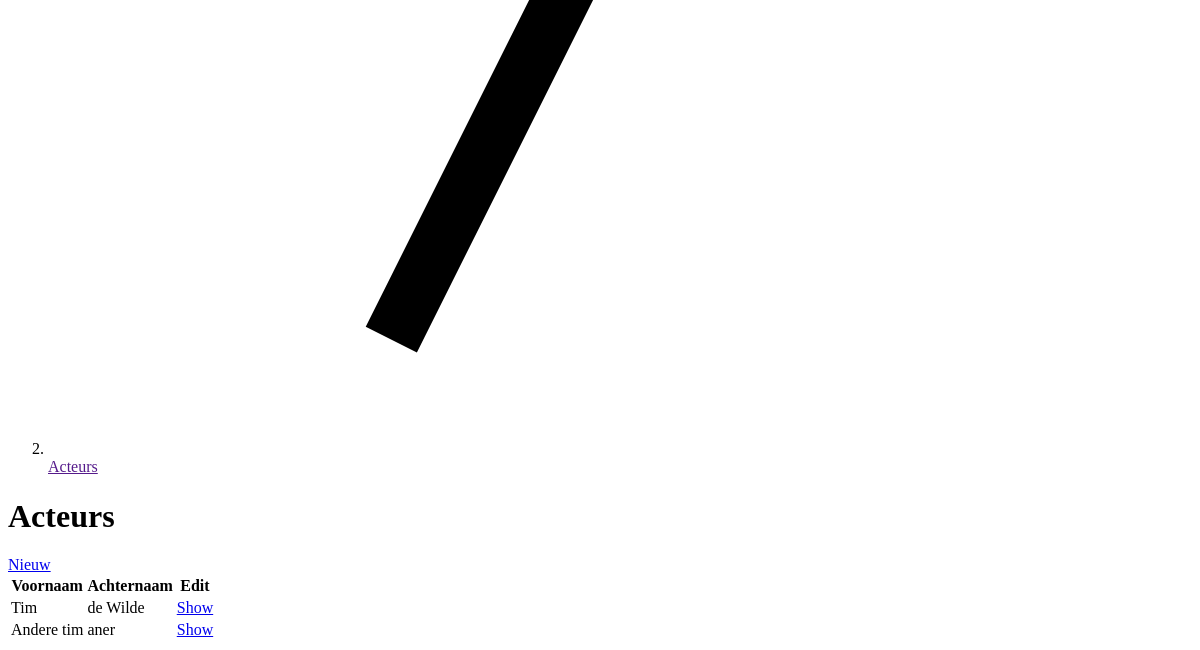
The page /actors (signed in, lower part) on the database as committed earlier.
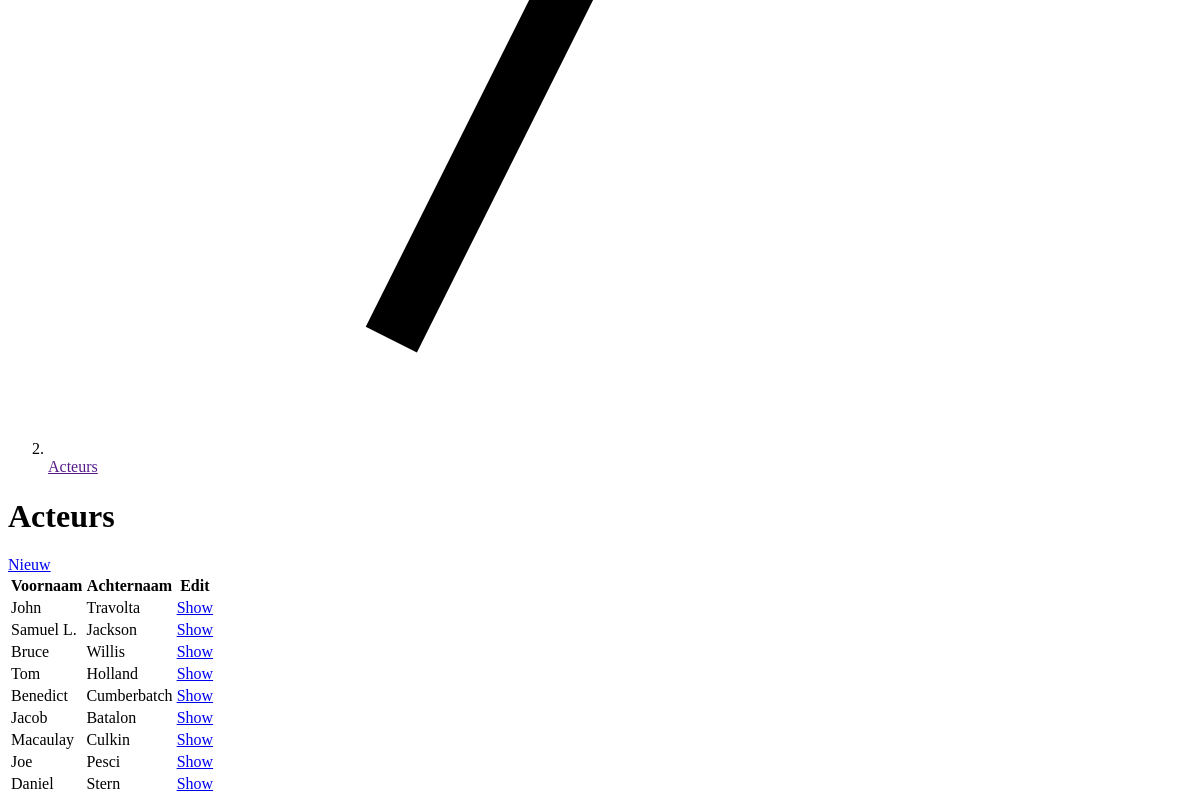
The same page on the database as committed later.
### src/models.py (models this page shows, shortened)
class Actor(db.Model):
    __tablename__ = 'actors'
    id = db.Column(db.Integer, primary_key=True)
    first_name = db.Column(db.String(64), nullable=False)
    last_name = db.Column(db.String(64), nullable=False)

### src/routes/web.py (the view)
@app.route('/actors')
@login_required
def index_actors():
    return render_template('actors/index.html', actors=ActorApi.index())

### src/api/ActorApi.py (called while the page is built)
    @staticmethod
    def index():
        return Actor.query.all()

### src/models.py (called while the page is built)
@login_manager.user_loader
def load_user(user_id):
    return User.query.get(user_id)

### src/templates/actors/index.html (shortened to what this page needs)
{% extends 'layouts/dashboard.html' %}
{% import 'macros/app.html' as macro %}
{% block heading %}
    {{ macro.breadcrumbs([{'title': 'Acteurs'}]) }}
{% endblock %}
{% block content %}
    <div class="space-y-4 md:space-y-6">
        <div class="sm:flex justify-between">
            <h1 class="text-3xl font-bold leading-tight text-gray-900">
                Acteurs
            </h1>
            <a href="{{ url_for('create_actor') }}" class="inline-flex items-center px-4 py-2 border border-gray-300 shadow-sm text-base font-medium rounded-md text-gray-700 bg-white hover:bg-gray-50 focus:outline-none focus:ring-2 focus:ring-offset-2 focus:ring-teal-500">
                Nieuw
            </a>
        </div>
        <div class="bg-white rounded-md shadow-sm overflow-hidden">
            <div class="flex flex-col">
                <div class="-my-2 -mx-4 overflow-x-auto sm:-mx-6 lg:-mx-8">
                    <div class="inline-block min-w-full py-2 align-middle md:px-6 lg:px-8">
                        <div class="overflow-hidden shadow ring-1 ring-black ring-opacity-5 md:rounded-lg">
                            <table class="min-w-full divide-y divide-gray-300">
                                <thead class="bg-teal-600">
                                <tr>
                                    <th scope="col"
                                        class="py-3 pl-4 pr-3 text-left text-xs font-medium uppercase tracking-wide text-white sm:pl-6">
                                        Voornaam
                                    </th>
                                    <th scope="col"
                                        class="px-3 py-3 text-left text-xs font-medium uppercase tracking-wide text-white">
                                        Achternaam
                                    </th>
                                    <th scope="col" class="relative py-3 pl-3 pr-4 sm:pr-6">
                                        <span class="sr-only">Edit</span>
                                    </th>
                                </tr>
                                </thead>
                                <tbody class="divide-y divide-gray-200 bg-white">
                                    {% for actor in actors %}
                                        <tr>
                                            <td class="whitespace-nowrap py-4 pl-4 pr-3 text-sm font-medium text-gray-900 sm:pl-6">
                                                {{ actor.first_name }}
                                            </td>
                                            <td class="whitespace-nowrap px-3 py-4 text-sm text-gray-500">
                                                {{ actor.last_name }}
                                            </td>
                                            <td class="relative whitespace-nowrap py-4 pl-3 pr-4 text-right text-sm font-medium sm:pr-6">
                                                <a href="{{ url_for('show_actor', actor_id=actor.id) }}"
                                                   class="text-teal-600 hover:text-teal-900">
                                                    Show
                                                </a>
                                            </td>
                                        </tr>
                                    {% endfor %}
                                </tbody>
                            </table>
                        </div>
                    </div>
                </div>
            </div>
        </div>
    </div>
{% endblock %}

### src/templates/layouts/dashboard.html (shortened to what this page needs)
{% extends 'layouts/base.html' %}
{% block main %}
    <div class="min-h-full" x-data="{ profile_open: false, mobile_open: false }">
        <header class="bg-white shadow-sm">
            <div class="max-w-7xl mx-auto px-4 sm:px-6 lg:px-8">
                {% block heading %}
                {% endblock %}
            </div>
        </header>
        <main>
            <div class="max-w-7xl mx-auto sm:px-6 lg:px-8 pt-10">
                {% block content %}
                {% endblock %}
            </div>
        </main>
    </div>
{% endblock %}

### src/templates/macros/app.html (shortened to what this page needs)
{% macro breadcrumbs(crumbs) %}
    <nav class="flex py-4" aria-label="Breadcrumb">
        <ol role="list" class="flex items-center space-x-4">
            {% for crumb in crumbs %}
                <li>
                    <div class="flex items-center">
                        <svg class="flex-shrink-0 h-5 w-5 text-gray-300" xmlns="http://www.w3.org/2000/svg"
                             fill="currentColor" viewBox="0 0 20 20" aria-hidden="true">
                            <path d="M5.555 17.776l8-16 .894.448-8 16-.894-.448z"/>
                        </svg>
                        <a href="{{ crumb.link }}" class="ml-4 text-sm font-medium text-gray-500 hover:text-gray-700">{{ crumb.title }}</a>
                    </div>
                </li>
            {% endfor %}
        </ol>
    </nav>
{% endmacro %}

### src/templates/layouts/base.html (shortened to what this page needs)
<!doctype html>
<html lang="nl">
<head>
    <link rel="stylesheet" href="{{ url_for('static', filename='css/main.css') }}"/>
</head>
<body class="bg-gray-50">
{% block main %}
{% endblock %}
</body>
</html>

Rows that differ between the two databases and show on the page:
removed Actor: first_name "Tim", last_name "de Wilde"
removed Actor: first_name "Andere tim", last_name "aner"
added Actor: first_name "John", last_name "Travolta"
added Actor: first_name "Samuel L.", last_name "Jackson"
added Actor: first_name "Bruce", last_name "Willis"
added Actor: first_name "Tom", last_name "Holland"
added Actor: first_name "Benedict", last_name "Cumberbatch"
added Actor: first_name "Jacob", last_name "Batalon"
added Actor: first_name "Macaulay", last_name "Culkin"
added Actor: first_name "Joe", last_name "Pesci"
added Actor: first_name "Daniel", last_name "Stern"
